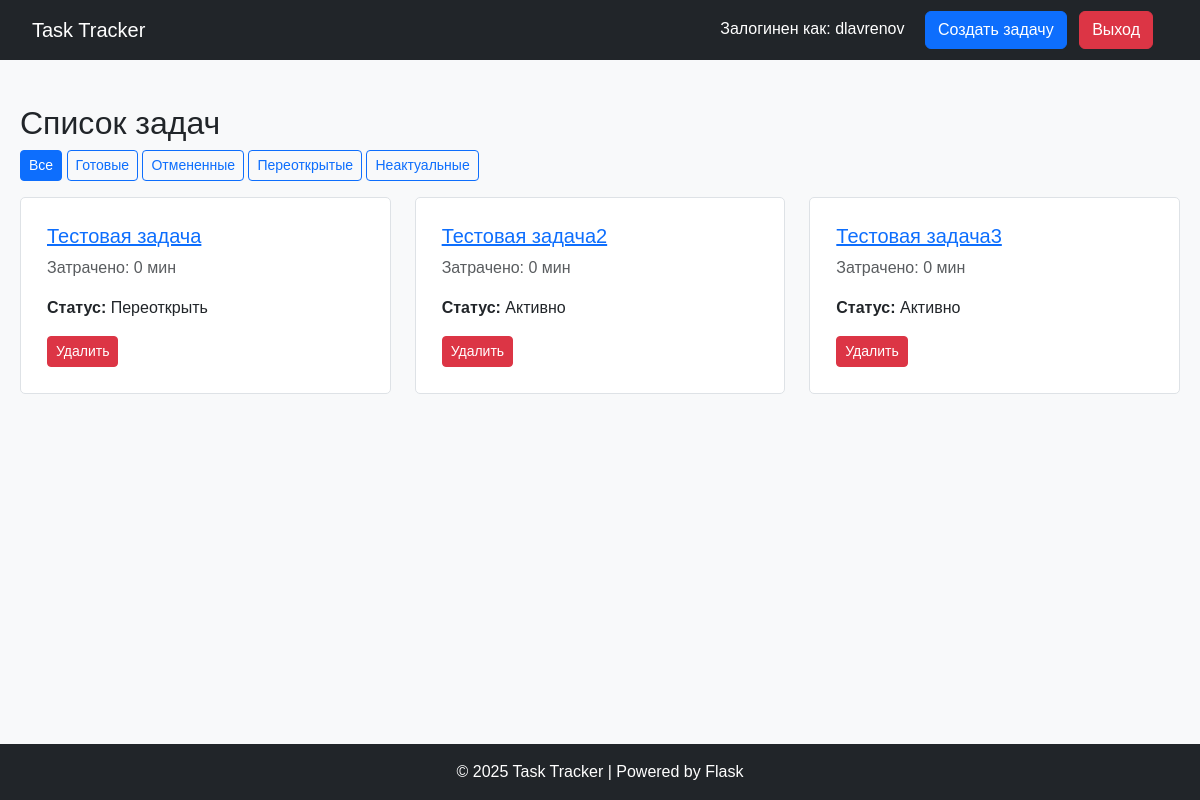
Page /tasks (signed in) on the committed database.
### tables this page shows
CREATE TABLE users (
                id INTEGER PRIMARY KEY AUTOINCREMENT,
                username TEXT UNIQUE NOT NULL,
                password TEXT NOT NULL,
                is_admin BOOLEAN DEFAULT 0
            );

CREATE TABLE tasks (
                id INTEGER PRIMARY KEY AUTOINCREMENT,
                content TEXT NOT NULL,
                description TEXT,
                done BOOLEAN NOT NULL DEFAULT 0,
                created_at DATETIME DEFAULT CURRENT_TIMESTAMP,
                time_spent INTEGER DEFAULT 0,
                user_id INTEGER NOT NULL, status TEXT DEFAULT "активно",
                FOREIGN KEY(user_id) REFERENCES users(id)
            );

### app.py (the view)
@app.route('/tasks', defaults={'filter': 'all'})
@app.route('/tasks/<filter>')
@login_required
def tasks(filter):
    with sqlite3.connect(DB) as conn:
        cur = conn.cursor()
        query = "SELECT id, content, done, created_at, time_spent, status FROM tasks WHERE user_id=?"
        if filter == 'ready':
            query += " AND status='Готово'"
        elif filter == 'canceled':
            query += " AND status='Отмена'"
        elif filter == 'reopened':
            query += " AND status='Переоткрыть'"
        elif filter == 'not_actual':
            query += " AND status='Неактуально'"
        cur.execute(query, (current_user.id,))
        tasks = cur.fetchall()
    return render_template('tasks.html', tasks=tasks, filter=filter)

### app.py (called while the page is built)
@login_manager.user_loader
def load_user(user_id):
    with sqlite3.connect(DB) as conn:
        cur = conn.cursor()
        cur.execute("SELECT id, username, is_admin FROM users WHERE id=?", (user_id,))
        user_data = cur.fetchone()
        if user_data:
            return User(*user_data)
    return None

### templates/tasks.html (shortened to what this page needs)
{% extends "base.html" %}
{% block content %}
<h2>Список задач</h2>
<div class="mb-3">
    <a href="{{ url_for('tasks') }}" class="btn btn-sm {% if filter == 'all' %}btn-primary{% else %}btn-outline-primary{% endif %}">Все</a>
    <a href="{{ url_for('tasks', filter='ready') }}" class="btn btn-sm {% if filter == 'ready' %}btn-primary{% else %}btn-outline-primary{% endif %}">Готовые</a>
    <a href="{{ url_for('tasks', filter='canceled') }}" class="btn btn-sm {% if filter == 'canceled' %}btn-primary{% else %}btn-outline-primary{% endif %}">Отмененные</a>
    <a href="{{ url_for('tasks', filter='reopened') }}" class="btn btn-sm {% if filter == 'reopened' %}btn-primary{% else %}btn-outline-primary{% endif %}">Переоткрытые</a>
    <a href="{{ url_for('tasks', filter='not_actual') }}" class="btn btn-sm {% if filter == 'not_actual' %}btn-primary{% else %}btn-outline-primary{% endif %}">Неактуальные</a>
</div>
<div class="row">
    {% for task in tasks %}
        <div class="col-md-6 col-lg-4 mb-3">
            <div class="card task-item">
                <div class="card-body">
                    <h5 class="card-title">
                        <a href="{{ url_for('task_detail', task_id=task[0]) }}">{{ task[1] }}</a>
                    </h5>
                    <p class="card-text text-muted">Затрачено: {{ task[4] // 60 }} мин</p>
                    <p class="card-text"><strong>Статус:</strong> {{ task[5].capitalize() }}</p>
                    <div class="d-flex justify-content-between">
                        <a href="{{ url_for('delete', task_id=task[0]) }}" class="btn btn-sm btn-danger">Удалить</a>
                    </div>
                </div>
            </div>
        </div>
    {% endfor %}
</div>
{% endblock %}

### templates/base.html (shortened to what this page needs)
<!DOCTYPE html>
<html lang="ru">
<head>
    <link href="https://cdn.jsdelivr.net/npm/bootstrap@5.3.0/dist/css/bootstrap.min.css"  rel="stylesheet">
    <link rel="stylesheet" href="{{ url_for('static', filename='style.css') }}">
</head>
<body class="d-flex flex-column min-vh-100">
<nav class="navbar navbar-expand-lg navbar-dark bg-dark">
    <div class="container-fluid">
        <a class="navbar-brand" href="{{ url_for('tasks') }}">Task Tracker</a>
        <div class="ms-auto">
            {% if current_user.is_authenticated %}
                <span class="text-white me-3">Залогинен как: {{ current_user.username }}</span>
                <a href="{{ url_for('create_task') }}" class="btn btn-primary me-2 btn-custom-size">Создать задачу</a>
                <a href="{{ url_for('logout') }}" class="btn btn-danger btn-custom-size">Выход</a>
            {% else %}
                <a href="{{ url_for('login') }}" class="btn btn-primary btn-sm me-2">Войти</a>
                <a href="{{ url_for('register') }}" class="btn btn-secondary btn-sm">Регистрация</a>
            {% endif %}
        </div>
    </div>
</nav>
<div class="container my-4 flex-grow-1">
    {% block content %}{% endblock %}
</div>
<footer class="bg-dark text-white text-center py-3 mt-auto">
    &copy; 2025 Task Tracker | Powered by Flask
</footer>
</body>
</html>

### static/style.css (style rules this page uses)
body { font-family: Arial, sans-serif; margin: 0; padding: 0; background-color: #f8f9fa; }
.container { max-width: 1200px; margin: 0 auto; padding: 20px; }
h1, h2, h3 { margin-top: 0; }
.navbar { background-color: #343a40; color: white; padding: 10px 20px; }
.navbar a { color: white; text-decoration: none; margin-right: 15px; }
.task-item { border: 1px solid #dee2e6; border-radius: 5px; margin-bottom: 15px; padding: 10px; background-color: white; }

### rows in the picture
users: username "dlavrenov"
tasks: content "Тестовая задача", time_spent "0", status "Переоткрыть"
tasks: content "Тестовая задача2", time_spent "0", status "Активно"
tasks: content "Тестовая задача3", time_spent "0", status "Активно"
